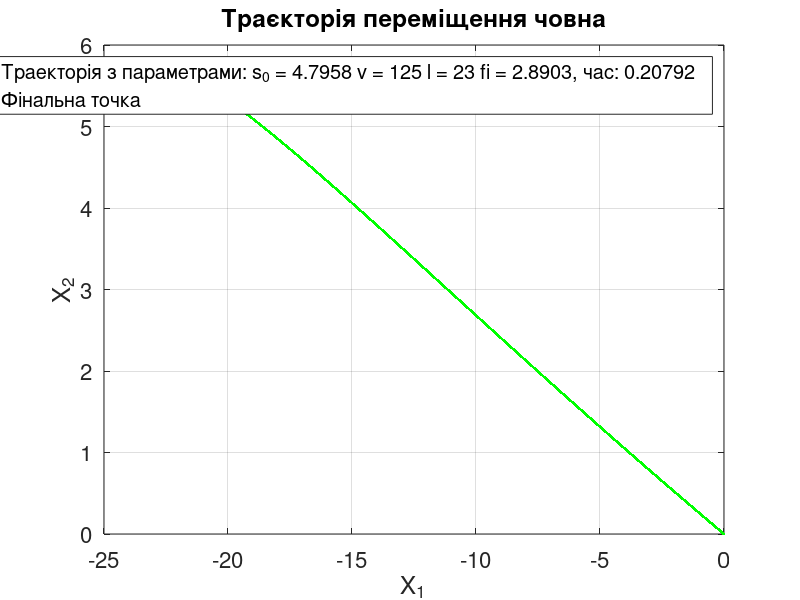

Recreate this plot in MATLAB.

% вхідні дані
n = 23;
s_0 = sqrt(23);
v = 125;
l = 23;
fi = pi * 23 / 25;


disp('INPUT DATA');
disp(['n = ', num2str(n)]);
disp(['s_0 = ', num2str(s_0)]);
disp(['v = ', num2str(v)]);
disp(['l = ', num2str(l)]);
disp(['fi = ', num2str(fi)]);


% стартові координати човна
x_1 = 0;
x_2 = 0;

N = 10000
tau = (l / v) / N;
disp(['tau = ', num2str(tau)]);

x_1_values = zeros(1, N+1);
x_2_values = zeros(1, N+1);

function [u_1, u_2] = calculate_control(x_1, x_2, s_0, v, l, fi, tau)

    % формула для λ
    lambda = sqrt((l*cos(fi) - x_1 - s_0 * x_2 * tau)^2 +
    (l*sin(fi) - x_2)^2) * v * tau - v^2 * tau^2;

    % формули для u1, u2
    u_1 = ((l*cos(fi) - x_1 - s_0 * x_2 * tau) * v * tau) / (lambda + v^2 * tau^2);
    u_2 = ((l*sin(fi) - x_2) * v * tau) / (lambda + v^2 * tau^2);
end



for i = 1:N

    [u_1, u_2] = calculate_control(x_1, x_2, s_0, v, l, fi, tau);

    % формули для x1, x2
    x_1 = x_1 + (s_0 * x_2 + v * u_1) * tau;
    x_2 = x_2 + v * u_2 * tau;

    x_1_values(i+1) = x_1;
    x_2_values(i+1) = x_2;
end



k = 1300
for i = 1:k

    [u_1, u_2] = calculate_control(x_1_values(N), x_2_values(N), s_0, v, l, fi, tau);

    % формули для x1, x2
    x_1 = x_1 + (s_0 * x_2 + v * u_1) * tau;
    x_2 = x_2 + v * u_2 * tau;

    x_1_values(i+N+1) = x_1;
    x_2_values(i+N+1) = x_2;
end

time = l/v/N*(N+k);

% графік
plot(x_1_values, x_2_values, 'g.-', 'DisplayName', ['Траекторія з параметрами: s_0 = ', num2str(s_0), ' v = ', num2str(v), ' l = ', num2str(l), ' fi = ', num2str(fi), ', час: ', num2str(time)]);
hold on;
plot(l*cos(fi), l*sin(fi), 'b', 'MarkerSize', 12, 'DisplayName', ['Фінальна точка']);
xlabel('X_1', 'FontSize', 20);
ylabel('X_2', 'FontSize', 20);
title('Траєкторія переміщення човна', 'FontSize', 20);
grid on;
set(gca, 'FontSize', 16);
legend('show');

